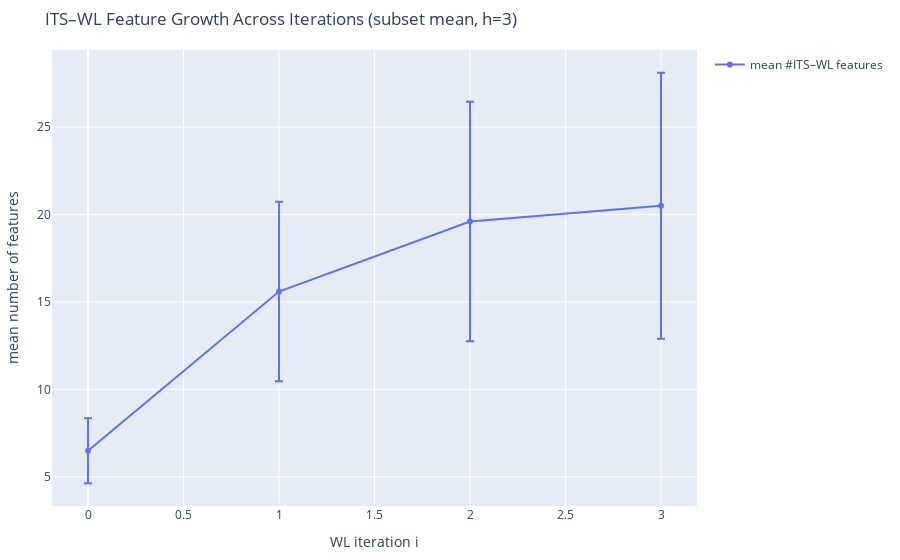

Here is the notebook cell this chart was saved with:
### Markdown cell above
### ITS–WL Feature Growth Across Iterations (Subset Average)

This plot shows the average growth of ITS–WL feature counts across WL iterations,
aggregated over all reactions in a subset. Averaging across multiple reactions
provides a robust view of how structural context is progressively captured by
the WL procedure and whether feature growth saturates with increasing depth.

### Code cell
subset_df = data.iloc[:20]
fig = plot_its_wl_feature_growth_subset(
    subset_df,   # z.B. ein DataFrame aus subsets_small
    h=3,
    mode="edge",
)
fig.show()

### Figure 1 — Plotly figure (JSON) as saved in the notebook; plotly's stock layout.template omitted (floating-point values rounded to 4 significant figures)
{"data": [{"error_y": {"array": [1.857, 5.132, 6.844, 7.606], "type": "data", "visible": true}, "mode": "lines+markers", "name": "mean #ITS–WL features", "type": "scatter", "x": [0, 1, 2, 3], "y": [6.5, 15.6, 19.6, 20.5]}], "layout": {"margin": {"b": 40, "l": 40, "r": 40, "t": 50}, "showlegend": true, "title": {"text": "ITS–WL Feature Growth Across Iterations (subset mean, h=3)"}, "xaxis": {"title": {"text": "WL iteration i"}}, "yaxis": {"title": {"text": "mean number of features"}}}}
